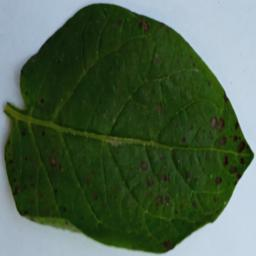
#> input picture Data Kentang All/Testing/Early_Blight/Early_Blight_105.jpg, 256 x 256 px, given as the content of the folder Data Kentang/Training, which was not available
$ python fp_enchanced.py
#> lines starting #> are read from the running program, lines starting #| are printed output that depends on the picture; pictures that were not available may be replaced by others from this repository, and a replacement may not be noted
from sklearn.model_selection import train_test_split
import numpy as np
import cv2
import os

def normalitation(input):
    return input / 255.0

def import_image(folder_path):
#> called with folder_path = 'Data Kentang/Training'
    images_array = []
    labels = []

    for root, dirs, files in os.walk(folder_path):
        for file in files:
            if file.endswith(".jpg") or file.endswith(".png"):
                img_path = os.path.join(root, file)
                img = cv2.imread(img_path)
#> img is the input picture: shape (256, 256, 3); mean B, G, R 74.5, 98.1, 76.6
                img_rgb = cv2.cvtColor(img, cv2.COLOR_BGR2RGB)
#> (printed output is left out)
#| ['_only']
                images_array.append(img_rgb)

                label = os.path.basename(root)
                if label == 'Early_Blight':
                    label = [1, 0, 0]
                elif label == 'Healthy':
                    label = [0, 1, 0]
                elif label == 'Late_Blight':
                    label = [0, 0, 1]
                labels.append(label)

    return np.array(images_array), np.array(labels)

def conv2d(image, kernel):
    return cv2.filter2D(image, -1, kernel)

def max_pooling(feature_map, size=2, stride=2):
    pooled_height = (feature_map.shape[0] - size) // stride + 1
    pooled_width = (feature_map.shape[1] - size) // stride + 1
    pooled = np.maximum.reduceat(
        np.maximum.reduceat(feature_map, np.arange(0, feature_map.shape[0], stride), axis=0),
        np.arange(0, feature_map.shape[1], stride), axis=1
    )
    return pooled[:pooled_height, :pooled_width]

def relu(x):
    return np.maximum(0, x)

def dense(inputs, weights, bias):
    return relu(np.dot(inputs, weights) + bias)

def softmax(x):
    exp_x = np.exp(x - np.max(x))
    return exp_x / np.sum(exp_x)

def forward_pass(image, kernel, weights, bias):
    image = normalitation(image)
    conv_output = conv2d(image, kernel)
    pooled_output = max_pooling(conv_output)
    conv_output = conv2d(pooled_output, kernel)
    pooled_output = max_pooling(conv_output)
    flattened_output = pooled_output.flatten()
    dense_output = dense(flattened_output, weights, bias)
    return softmax(dense_output)

def cross_entropy_loss(predictions, targets):
    epsilon = 1e-10
    predictions = np.clip(predictions, epsilon, 1. - epsilon)
    return -np.sum(targets * np.log(predictions))

def backward_pass(weights, bias, predictions, targets, flattened_output, learning_rate=0.01):
    error = predictions - targets
    weights_gradient = np.outer(flattened_output, error)
    bias_gradient = error
    weights_gradient=weights_gradient[:12288, :]
    weights -= learning_rate * weights_gradient
    bias -= learning_rate * bias_gradient
    return weights, bias

def train(images, labels, kernel, weights, bias, epochs=10, learning_rate=0.01):
#> called with images = array of shape (1, 256, 256, 3), labels = array of shape (1,), kernel = array of shape (3, 3), weights = array of shape (12288, 3), bias = array of shape (3,), epochs = 10, learning_rate = 0.01
    for epoch in range(epochs):
        total_loss = 0
        correct_predictions = 0

        for i in range(len(images)):
            probabilities = forward_pass(images[i], kernel, weights, bias)
            loss = cross_entropy_loss(probabilities, labels[i])
            total_loss += loss
            predicted_class = np.argmax(probabilities)
            actual_class = np.argmax(labels[i])

            # [5 lines of commented-out code are left out]

            if predicted_class == actual_class:
                correct_predictions += 1

            weights, bias = backward_pass(weights, bias, probabilities, labels[i], images[i].flatten(), learning_rate)

        accuracy = correct_predictions / len(images)
        print(f"Epoch {epoch+1}/{epochs}, Loss: {total_loss}, Accuracy: {accuracy*100}%")
#> this loop made 1 pass
#> pass 1, in forward_pass, `image = normalitation(image)`:
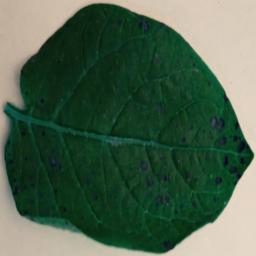
#> image: shape (256, 256, 3) float64; mean of channels 0, 1, 2 0.301, 0.385, 0.292; drawn as B, G, R
#> pass 1, in forward_pass, `conv_output = conv2d(image, kernel)`:
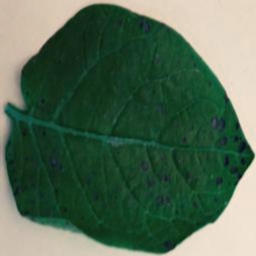
#> conv_output: shape (256, 256, 3) float64; mean of channels 0, 1, 2 2.09, 2.68, 2.03; drawn with min black and max white
#> pass 1, in max_pooling, `pooled = np.maximum.reduceat( np.maximum.reduceat(feature_map, np.aran..`:
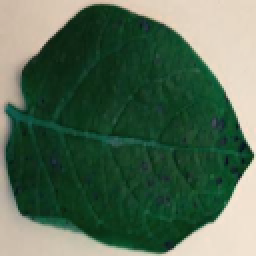
#> pooled: shape (128, 128, 3) float64 (shown 2 times larger); mean of channels 0, 1, 2 2.16, 2.75, 2.11; drawn with min black and max white
#> pass 1, in forward_pass, `conv_output = conv2d(pooled_output, kernel)`:
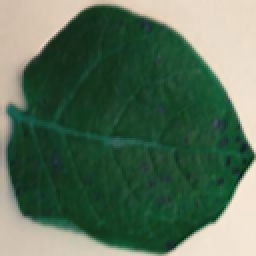
#> conv_output: shape (128, 128, 3) float64 (shown 2 times larger); mean of channels 0, 1, 2 15, 19.1, 14.7; drawn with min black and max white

    return weights, bias

def test(images, labels, kernel, weights, bias):
    correct_predictions = 0

    for i in range(len(images)):
        probabilities = forward_pass(images[i], kernel, weights, bias)
        predicted_class = np.argmax(probabilities)
        actual_class = np.argmax(labels[i])

        if predicted_class == actual_class:
            correct_predictions += 1

    accuracy = correct_predictions / len(images)
    print(f"Test Accuracy: {accuracy*100}%")

# Inisialisasi kernel, bobot, dan bias secara acak
kernel_rgb = np.random.randn(3, 3)
weights_rgb = np.random.randn(12288, 3)
bias_rgb = np.random.randn(3)

# Data latihan
x_train, y_train = import_image('Data Kentang/Training')
print(x_train)
print(y_train)
# Latih model dengan dataset
#> (the run stopped early here; a loop or call above may not have finished)

$ run again, on Data Kentang All/Testing/Early_Blight/Early_Blight_132.jpg
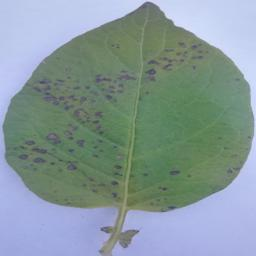
#> input picture Data Kentang All/Testing/Early_Blight/Early_Blight_132.jpg, 256 x 256 px, given as the content of the folder Data Kentang/Training, which was not available
#> in import_image, img is the input picture: shape (256, 256, 3); mean B, G, R 153.7, 151.9, 133.6
#> (printed output is left out)
#| ['_only']
#> the loop in train, `for epoch in range(epochs):` made 1 pass
#> pass 1, in forward_pass, `image = normalitation(image)`:
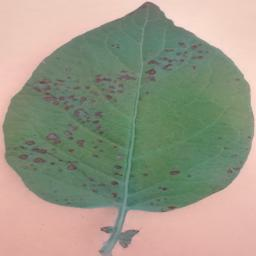
#> image: shape (256, 256, 3) float64; mean of channels 0, 1, 2 0.524, 0.596, 0.603; drawn as B, G, R
#> pass 1, in forward_pass, `conv_output = conv2d(pooled_output, kernel)`:
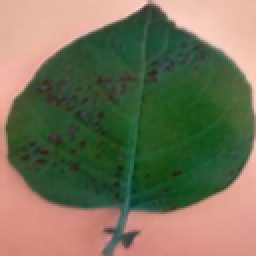
#> conv_output: shape (128, 128, 3) float64 (shown 2 times larger); mean of channels 0, 1, 2 25.8, 29.3, 29.7; drawn with min black and max white

$ run again, on Data Kentang All/Testing/Early_Blight/Early_Blight_138.jpg
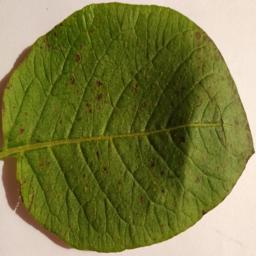
#> input picture Data Kentang All/Testing/Early_Blight/Early_Blight_138.jpg, 256 x 256 px, given as the content of the folder Data Kentang/Training, which was not available
#> in import_image, img is the input picture: shape (256, 256, 3); mean B, G, R 66.8, 123.8, 122.7
#> (printed output is left out)
#| ['_only']
#> the loop in train, `for epoch in range(epochs):` made 1 pass
#> pass 1, in forward_pass, `image = normalitation(image)`:
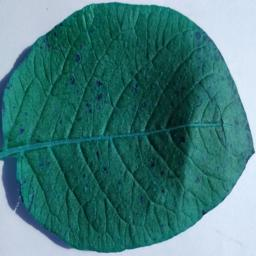
#> image: shape (256, 256, 3) float64; mean of channels 0, 1, 2 0.481, 0.485, 0.262; drawn as B, G, R
#> pass 1, in forward_pass, `conv_output = conv2d(pooled_output, kernel)`:
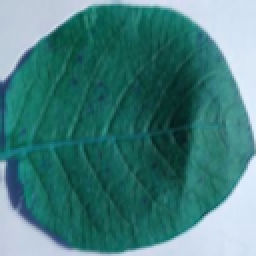
#> conv_output: shape (128, 128, 3) float64 (shown 2 times larger); mean of channels 0, 1, 2 24.1, 24.3, 13.5; drawn with min black and max white

$ run again, on Data Kentang All/Testing/Early_Blight/Early_Blight_139.jpg
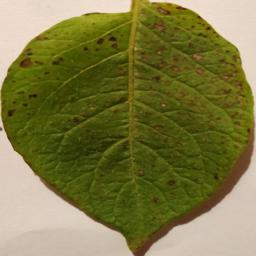
#> input picture Data Kentang All/Testing/Early_Blight/Early_Blight_139.jpg, 256 x 256 px, given as the content of the folder Data Kentang/Training, which was not available
#> in import_image, img is the input picture: shape (256, 256, 3); mean B, G, R 67.7, 121.9, 125.6
#> (printed output is left out)
#| ['_only']
#> the loop in train, `for epoch in range(epochs):` made 1 pass
#> pass 1, in forward_pass, `image = normalitation(image)`:
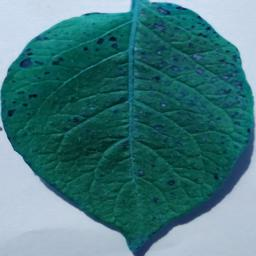
#> image: shape (256, 256, 3) float64; mean of channels 0, 1, 2 0.493, 0.478, 0.265; drawn as B, G, R
#> pass 1, in forward_pass, `conv_output = conv2d(pooled_output, kernel)`:
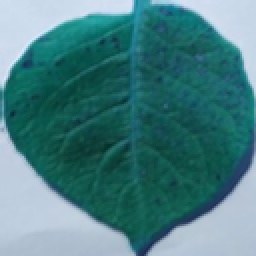
#> conv_output: shape (128, 128, 3) float64 (shown 2 times larger); mean of channels 0, 1, 2 24.7, 24, 13.6; drawn with min black and max white
